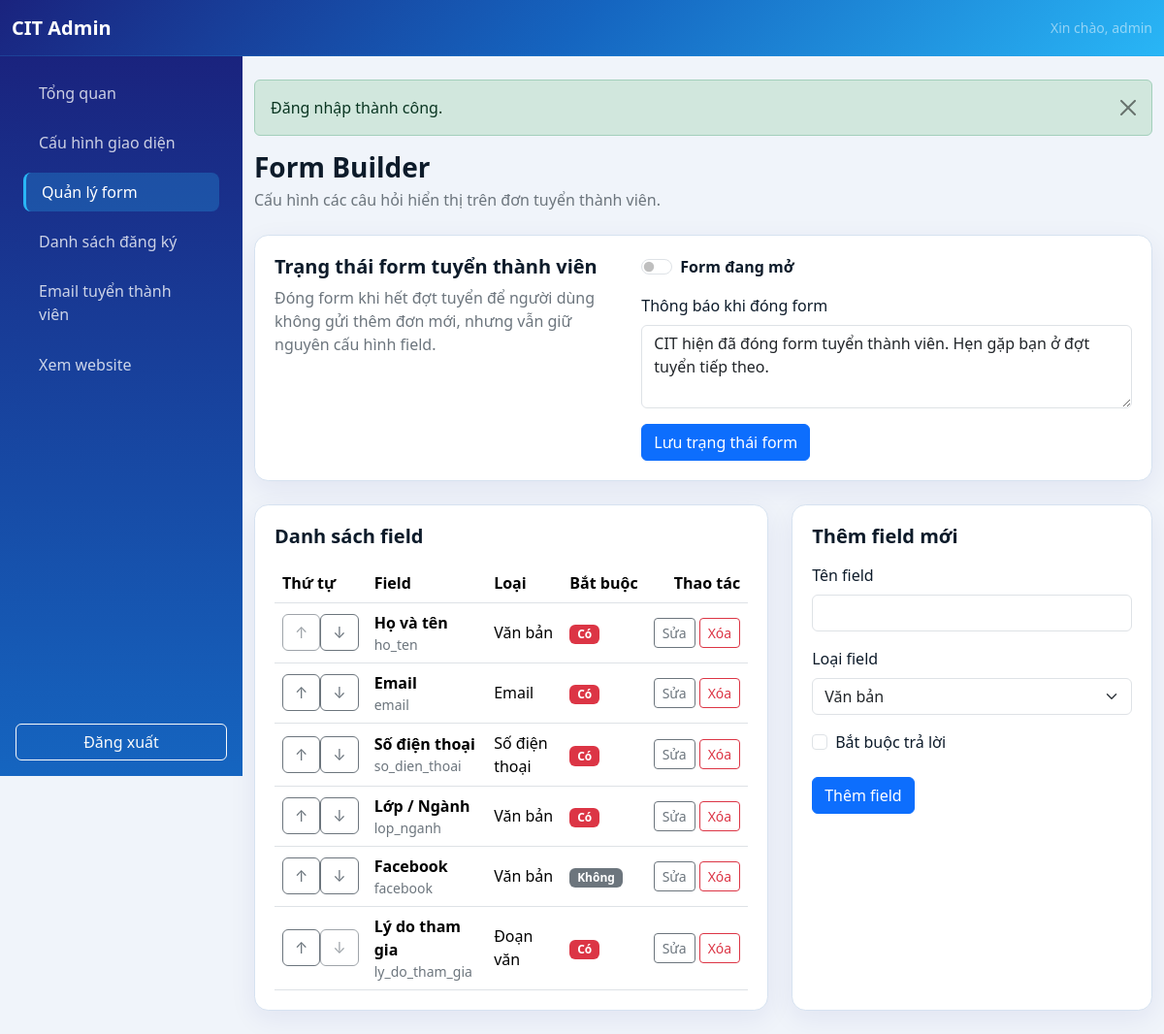
Page /admin/form-builder.php (signed in) on the committed database.
### tables this page shows
CREATE TABLE `form_fields` (
  `id` int unsigned NOT NULL AUTO_INCREMENT,
  `field_label` varchar(150) NOT NULL,
  `field_name` varchar(64) NOT NULL,
  `field_type` enum('text','email','phone','textarea','dropdown','radio','checkbox') NOT NULL,
  `options` text,
  `is_required` tinyint(1) NOT NULL DEFAULT '0',
  `sort_order` int unsigned NOT NULL DEFAULT '0',
  PRIMARY KEY (`id`),
  UNIQUE KEY `field_name` (`field_name`),
  KEY `idx_form_fields_sort_order` (`sort_order`,`id`)
);

### includes/editable.php (called while the page is built, shortened)
<?php
function editable_contents(): array
{
    $cacheFile = __DIR__ . '/../cache/page-contents.php';
    require_once __DIR__ . '/db.php';
    $stmt = db()->query('SELECT content_key, content_value FROM page_contents');
    $contents = [];
    foreach ($stmt as $row) {
        $contents[(string) $row['content_key']] = (string) $row['content_value'];
    }
    return $contents;
}

### includes/db.php (called while the page is built, shortened)
<?php
function db(): PDO
{
    static $pdo = null;
    if ($pdo instanceof PDO) {
        return $pdo;
    }
    $dbHost = getenv('DB_HOST') ?: '127.0.0.1';
    $dbPort = getenv('DB_PORT') ?: '3306';
    $dbName = getenv('DB_NAME') ?: 'club_management';
    $dbUser = getenv('DB_USER') ?: 'root';
    $dbPass = getenv('DB_PASS') ?: 'Cit@2026';
    $options = [
        PDO::ATTR_ERRMODE => PDO::ERRMODE_EXCEPTION,
        PDO::ATTR_DEFAULT_FETCH_MODE => PDO::FETCH_ASSOC,
        PDO::ATTR_EMULATE_PREPARES => false,
        PDO::ATTR_TIMEOUT => 5,
    ];
    if (defined('Pdo\Mysql::ATTR_INIT_COMMAND')) {
        $options[Pdo\Mysql::ATTR_INIT_COMMAND] = "SET SESSION sql_mode='STRICT_TRANS_TABLES,ERROR_FOR_DIVISION_BY_ZERO,NO_ENGINE_SUBSTITUTION'";
    } elseif (defined('PDO::MYSQL_ATTR_INIT_COMMAND')) {
        $options[PDO::MYSQL_ATTR_INIT_COMMAND] = "SET SESSION sql_mode='STRICT_TRANS_TABLES,ERROR_FOR_DIVISION_BY_ZERO,NO_ENGINE_SUBSTITUTION'";
    }
    try {
        $pdo = new PDO(
            "mysql:host={$dbHost};port={$dbPort};dbname={$dbName};charset=utf8mb4;connect_timeout=5",
            $dbUser,
            $dbPass,
            $options
        );
    } catch (PDOException $exception) {
        error_log('Database connection failed: ' . $exception->getMessage());
        http_response_code(500);
        exit('Không thể kết nối cơ sở dữ liệu. Vui lòng kiểm tra cấu hình.');
    }
    return $pdo;
}
class LazyPDO
{
    private ?PDO $instance = null;
    private function getPDO(): PDO
    {
        if ($this->instance === null) {
            $this->instance = db();
        }
        return $this->instance;
    }
    public function query(string $query, ?int $fetchMode = null, mixed ...$fetchModeArgs): PDOStatement|false
    {
        return $this->getPDO()->query($query, $fetchMode, ...$fetchModeArgs);
    }
}
$pdo = new LazyPDO();

### includes/helpers.php (called while the page is built, shortened)
<?php
function write_php_cache(string $file, mixed $value): bool
{
    $directory = dirname($file);
    $temporary = tempnam($directory, '.cache-');
    $contents = '<?php return ' . var_export($value, true) . ';' . PHP_EOL;
    $written = file_put_contents($temporary, $contents, LOCK_EX) !== false;
    if ($written) {
        $written = @rename($temporary, $file);
    }
    return $written;
}
function render_component(string $component, array $props = []): void
{
    $component = preg_replace('/[^a-zA-Z0-9_\/\\-]+/', '', $component);
    $componentPath = __DIR__ . '/components/' . str_replace(['\\', '/'], DIRECTORY_SEPARATOR, $component) . '.php';
    extract($props, EXTR_SKIP);
    require $componentPath;
}

### config.php (called while the page is built, shortened)
<?php
require_once __DIR__ . '/includes/helpers.php';
function e(?string $value): string
{
    return htmlspecialchars($value ?? '', ENT_QUOTES | ENT_SUBSTITUTE, 'UTF-8');
}

### includes/components/admin/form-builder-row.php (the view, shortened to what this page needs)
<?php
$fieldTypeLabels = [
    'text' => 'Văn bản',
    'email' => 'Email',
    'phone' => 'Số điện thoại',
    'textarea' => 'Đoạn văn',
    'dropdown' => 'Danh sách thả xuống',
    'radio' => 'Chọn một',
    'checkbox' => 'Chọn nhiều',
];
?>
<tr>
    <td>
        <div class="btn-group btn-group-sm" aria-label="Sắp xếp <?= e((string) $field['field_label']) ?>">
            <form method="post" action="form-builder.php">
                <button class="btn btn-outline-secondary" type="submit" <?= $index === 0 ? 'disabled' : '' ?> aria-label="Đưa lên">↑</button>
            </form>
            <form method="post" action="form-builder.php">
                <button class="btn btn-outline-secondary" type="submit" <?= $index === $totalFields - 1 ? 'disabled' : '' ?> aria-label="Đưa xuống">↓</button>
            </form>
        </div>
    </td>
    <td>
        <strong><?= e((string) $field['field_label']) ?></strong>
        <small class="d-block text-secondary"><?= e((string) $field['field_name']) ?></small>
    </td>
    <td><?= e($fieldTypeLabels[(string) $field['field_type']] ?? (string) $field['field_type']) ?></td>
    <td>
        <?= (int) $field['is_required']
            ? '<span class="badge text-bg-danger">Có</span>'
            : '<span class="badge text-bg-secondary">Không</span>' ?>
    </td>
    <td class="text-end">
        <?php render_component('admin/table-actions', [
            'actions' => [
                'edit' => [
                    'url' => 'form-builder.php?edit=' . (int) $field['id'],
                    'label' => 'Sửa'
                ],
                'delete' => [
                    'action' => 'form-builder.php',
                    'field_name' => 'field_id',
                    'field_value' => (int) $field['id'],
                    'confirm' => 'Xóa field này? Các câu trả lời liên quan cũng sẽ bị xóa.'
                ]
            ]
        ]); ?>
    </td>
</tr>

### admin/form-builder.php (shortened to what this page needs)
<?php
require_once __DIR__ . '/../includes/editable.php';
$formData = ['id' => 0, 'field_label' => '', 'field_type' => 'text', 'options' => '', 'is_required' => 0];
$fields = $pdo->query(
    'SELECT id, field_label, field_name, field_type, options, is_required, sort_order
     FROM form_fields ORDER BY sort_order, id'
)->fetchAll();
$contents = editable_contents();
$isRecruitmentClosed = ($contents['recruitment_form_closed'] ?? '0') === '1';
$closedMessage = $contents['recruitment_closed_message'] ?? 'CIT hiện đã đóng form tuyển thành viên. Hẹn gặp bạn ở đợt tuyển tiếp theo.';
require __DIR__ . '/header.php';
?>
<div class="mb-4"><h1 class="h3 fw-bold mb-1">Form Builder</h1><p class="text-secondary mb-0">Cấu hình các câu hỏi hiển thị trên đơn tuyển thành viên.</p></div>
<section class="content-card mb-4">
    <div class="row g-4 align-items-start">
        <div class="col-lg-5">
            <h2 class="h5 fw-bold mb-2">Trạng thái form tuyển thành viên</h2>
            <p class="text-secondary mb-0">Đóng form khi hết đợt tuyển để người dùng không gửi thêm đơn mới, nhưng vẫn giữ nguyên cấu hình field.</p>
        </div>
        <div class="col-lg-7">
            <form method="post" action="form-builder.php">
                <div class="form-check form-switch mb-3">
                    <input class="form-check-input" type="checkbox" role="switch" id="recruitment_form_closed" name="recruitment_form_closed" value="1" <?= $isRecruitmentClosed ? 'checked' : '' ?>>
                    <label class="form-check-label fw-semibold" for="recruitment_form_closed">
                        <?= $isRecruitmentClosed ? 'Form đang đóng' : 'Form đang mở' ?>
                    </label>
                </div>
                <div class="mb-3">
                    <label class="form-label" for="recruitment_closed_message">Thông báo khi đóng form</label>
                    <textarea class="form-control" id="recruitment_closed_message" name="recruitment_closed_message" rows="3" maxlength="600"><?= e($closedMessage) ?></textarea>
                </div>
                <button class="btn btn-primary" type="submit">Lưu trạng thái form</button>
            </form>
        </div>
    </div>
</section>
<div class="row g-4">
    <div class="col-xl-5 order-xl-2">
        <section class="content-card">
            <h2 class="h5 fw-bold mb-3"><?= $formData['id'] ? 'Sửa field' : 'Thêm field mới' ?></h2>
            <form method="post" action="form-builder.php<?= $formData['id'] ? '?edit=' . (int) $formData['id'] : '' ?>">
                <div class="mb-3">
                    <label class="form-label" for="field_label">Tên field</label>
                    <input class="form-control" id="field_label" name="field_label" value="<?= e($formData['field_label']) ?>" maxlength="150" required>
                </div>
                <div class="mb-3">
                    <label class="form-label" for="field_type">Loại field</label>
                    <select class="form-select" id="field_type" name="field_type" required>
                        <?php foreach (['text'=>'Văn bản','email'=>'Email','phone'=>'Số điện thoại','textarea'=>'Đoạn văn','dropdown'=>'Danh sách thả xuống','radio'=>'Chọn một','checkbox'=>'Chọn nhiều'] as $value => $label): ?>
                            <option value="<?= e($value) ?>" <?= $formData['field_type'] === $value ? 'selected' : '' ?>><?= e($label) ?></option>
                        <?php endforeach; ?>
                    </select>
                </div>
                <div class="form-check mb-4">
                    <input class="form-check-input" type="checkbox" id="is_required" name="is_required" value="1" <?= $formData['is_required'] ? 'checked' : '' ?>>
                    <label class="form-check-label" for="is_required">Bắt buộc trả lời</label>
                </div>
                <div class="d-flex gap-2">
                    <button class="btn btn-primary" type="submit"><?= $formData['id'] ? 'Lưu thay đổi' : 'Thêm field' ?></button>
                </div>
            </form>
        </section>
    </div>
    <div class="col-xl-7 order-xl-1">
        <section class="content-card">
            <h2 class="h5 fw-bold mb-3">Danh sách field</h2>
            <?php if (!$fields): ?><div class="alert alert-info mb-0">Chưa có field nào.</div><?php else: ?>
                <div class="table-responsive">
                    <table class="table align-middle mb-0">
                        <thead><tr><th>Thứ tự</th><th>Field</th><th>Loại</th><th>Bắt buộc</th><th class="text-end">Thao tác</th></tr></thead>
                        <tbody>
                        <?php foreach ($fields as $index => $field): ?>
                            <?php render_component('admin/form-builder-row', [
                                'field' => $field,
                                'index' => $index,
                                'totalFields' => count($fields),
                            ]); ?>
                        <?php endforeach; ?>
                        </tbody>
                    </table>
                </div>
            <?php endif; ?>
        </section>
    </div>
</div>
<?php require __DIR__ . '/footer.php'; ?>

### includes/components/admin/table-actions.php (shortened to what this page needs)
<div class="d-inline-flex gap-1">
    <?php foreach ($actions as $type => $config): ?>
        <?php if ($type === 'delete'): ?>
            <form method="post" action="<?= e((string) $config['action']) ?>" onsubmit="return confirm('<?= e((string) ($config['confirm'] ?? 'Bạn chắc chắn muốn thực hiện thao tác này?')) ?>');">
                <button class="btn btn-sm btn-outline-danger" type="submit"><?= e((string) ($config['label'] ?? 'Xóa')) ?></button>
            </form>
        <?php else: ?>
            <a class="btn btn-sm <?= $type === 'detail' ? 'btn-outline-primary' : 'btn-outline-secondary' ?>" href="<?= e((string) $config['url']) ?>">
                <?= e((string) ($config['label'] ?? ($type === 'detail' ? 'Chi tiết' : 'Sửa'))) ?>
            </a>
        <?php endif; ?>
    <?php endforeach; ?>
</div>

### rows in the picture
form_fields: field_type "Văn bản", field_label "Facebook", field_name "facebook", shows "Không", label "Sửa", label "Xóa"
form_fields: field_label "Họ và tên", field_name "ho_ten", field_type "Văn bản", is_required "Có", label "Sửa", label "Xóa"
form_fields: field_label "Email", field_name "email", field_type "Email", is_required "Có", label "Sửa", label "Xóa"
form_fields: field_label "Số điện thoại", field_name "so_dien_thoai", field_type "Số điện thoại", is_required "Có", label "Sửa", label "Xóa"
form_fields: field_label "Lớp / Ngành", field_name "lop_nganh", field_type "Văn bản", is_required "Có", label "Sửa", label "Xóa"
form_fields: field_label "Lý do tham gia", field_name "ly_do_tham_gia", field_type "Đoạn văn", is_required "Có", label "Sửa", label "Xóa"

### other values in the picture
$_SESSION['admin_username'] "admin"
$flash['message'] "Đăng nhập thành công."
